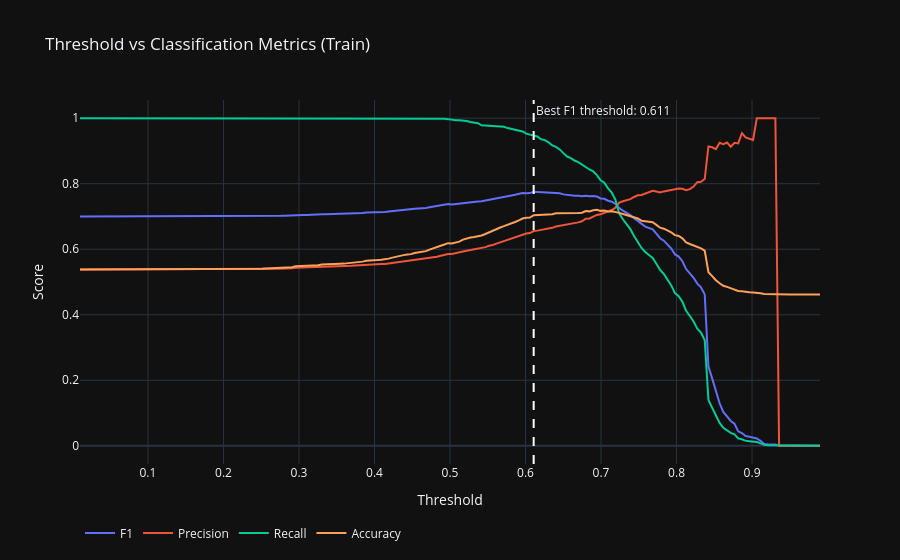

The code cell stored with this chart in its notebook:
### Code cell
import plotly.graph_objects as go
from sklearn.metrics import roc_curve, f1_score, precision_score, recall_score

# compute metrics across thresholds
thresholds = np.linspace(0.01, 0.99, 200)

metrics = {
    "f1": [], "precision": [], "recall": [], "accuracy": []
}

for t in thresholds:
    preds = (train_proba >= t).astype(int)
    metrics["f1"].append(f1_score(y_train, preds, zero_division=0))
    metrics["precision"].append(precision_score(y_train, preds, zero_division=0))
    metrics["recall"].append(recall_score(y_train, preds, zero_division=0))
    metrics["accuracy"].append(accuracy_score(y_train, preds))

# find best F1 threshold
best_idx = np.argmax(metrics["f1"])
best_thresh = thresholds[best_idx]

fig = go.Figure()

fig.add_trace(go.Scatter(x=thresholds, y=metrics["f1"],
    name="F1", line=dict(color="#636EFA", width=2)))
fig.add_trace(go.Scatter(x=thresholds, y=metrics["precision"],
    name="Precision", line=dict(color="#EF553B", width=2)))
fig.add_trace(go.Scatter(x=thresholds, y=metrics["recall"],
    name="Recall", line=dict(color="#00CC96", width=2)))
fig.add_trace(go.Scatter(x=thresholds, y=metrics["accuracy"],
    name="Accuracy", line=dict(color="#FFA15A", width=2)))

# best threshold line
fig.add_vline(
    x=best_thresh,
    line_dash="dash",
    line_color="white",
    annotation_text=f"Best F1 threshold: {best_thresh:.3f}",
    annotation_position="top right"
)

fig.update_layout(
    title="Threshold vs Classification Metrics (Train)",
    xaxis_title="Threshold",
    yaxis_title="Score",
    legend=dict(orientation="h", y=-0.15),
    template="plotly_dark",
    hovermode="x unified"
)

fig.show()
print(f"\nBest F1 threshold: {best_thresh:.4f}")
print(f"At this threshold — F1: {metrics['f1'][best_idx]:.4f} | "
      f"Precision: {metrics['precision'][best_idx]:.4f} | "
      f"Recall: {metrics['recall'][best_idx]:.4f}")

# apply to test
test_pred_tuned = (test_proba >= best_thresh).astype(int)
print(f"\nTest set with tuned threshold ({best_thresh:.3f}):")
print(confusion_matrix(y_test, test_pred_tuned))
print(classification_report(y_test, test_pred_tuned, digits=4))

### Figure 1 — Plotly figure (JSON) as saved in the notebook; plotly's stock layout.template omitted (floating-point values rounded to 4 significant figures; data arrays with more than 128 entries replaced by an {"elided": "..."} marker saying what was removed)
{"data": [{"line": {"color": "#636EFA", "width": 2}, "name": "F1", "type": "scatter", "x": {"elided": "200 float values"}, "y": {"elided": "200 float values"}}, {"line": {"color": "#EF553B", "width": 2}, "name": "Precision", "type": "scatter", "x": {"elided": "200 float values"}, "y": {"elided": "200 float values"}}, {"line": {"color": "#00CC96", "width": 2}, "name": "Recall", "type": "scatter", "x": {"elided": "200 float values"}, "y": {"elided": "200 float values"}}, {"line": {"color": "#FFA15A", "width": 2}, "name": "Accuracy", "type": "scatter", "x": {"elided": "200 float values"}, "y": {"elided": "200 float values"}}], "layout": {"annotations": [{"showarrow": false, "text": "Best F1 threshold: 0.611", "x": 0.6108, "xanchor": "left", "xref": "x", "y": 1, "yanchor": "top", "yref": "y domain"}], "hovermode": "x unified", "legend": {"orientation": "h", "y": -0.15}, "shapes": [{"line": {"color": "white", "dash": "dash"}, "type": "line", "x0": 0.6108, "x1": 0.6108, "xref": "x", "y0": 0, "y1": 1, "yref": "y domain"}], "title": {"text": "Threshold vs Classification Metrics (Train)"}, "xaxis": {"title": {"text": "Threshold"}}, "yaxis": {"title": {"text": "Score"}}}}
